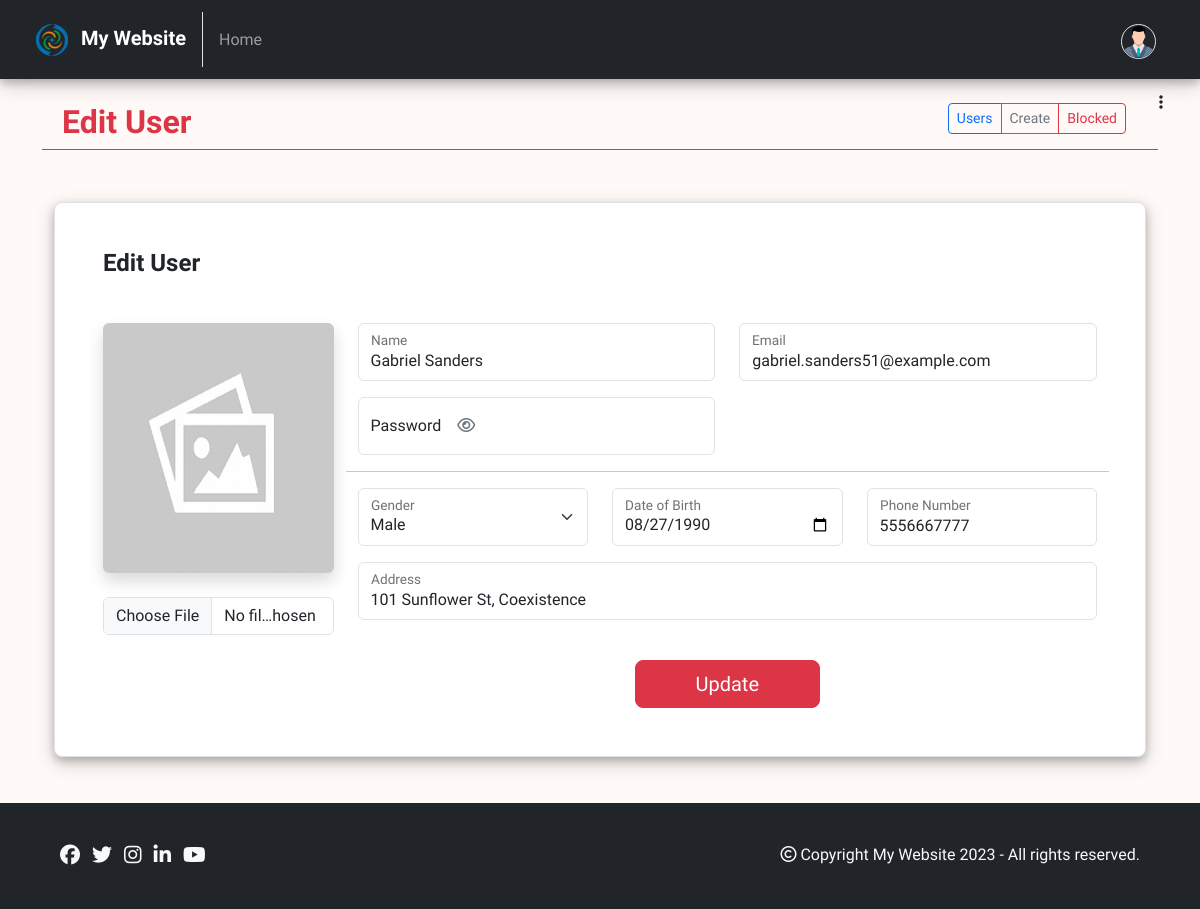
/admin/users/edit.php?id=51 (signed in), run on the app's committed database.
### tables this page shows
CREATE TABLE `users` (
  `id` int(11) NOT NULL,
  `name` varchar(255) NOT NULL,
  `email` varchar(255) NOT NULL,
  `password` varchar(255) NOT NULL,
  `gender` char(1) DEFAULT NULL,
  `dob` date DEFAULT NULL,
  `phone` varchar(15) DEFAULT NULL,
  `address` varchar(255) DEFAULT NULL,
  `image` varchar(255) DEFAULT NULL,
  `role` char(1) NOT NULL DEFAULT 'u',
  `status` tinyint(1) NOT NULL DEFAULT 1,
  `created_at` datetime NOT NULL DEFAULT current_timestamp(),
  `updated_at` datetime NOT NULL DEFAULT current_timestamp()
);

### admin/users/variables.php (called while the page is built)
<?php
$singular = "user";
$plural = "users";
?>

### logics/db.php (called while the page is built, shortened)
<?php
class db
{
	private $dbHost = "localhost";
	private $dbUser = "root";
	private $dbPassword = "";
	private $dbName = "php_basic_crud_db";
	private $mysqli = "";
	private $conn = false;
	public function __construct()
	{
		if(!$this->conn)
		{
			$this->mysqli = new mysqli($this->dbHost, $this->dbUser, $this->dbPassword, $this->dbName);
			$this->conn = true;
		}
		else
		{
			return true;
		}
	}
	public function dynamicallyBindParameters($query, $params)
	{
		$types = '';
	        foreach($params as $param)
	        {
	            if(is_int($param))
	            {	$types .= 'i';	}
	            elseif (is_float($param))
	            {	$types .= 'd';	}
	            elseif (is_string($param))
	            {   $types .= 's';	}
	            else
	            {   $types .= 'b';	}
	        }
	        $bind_names[] = $types;
	        for ($i=0; $i<count($params);$i++)
	        {
	            $bind_name = 'bind' . $i;
	            $bind_names[] = &$$bind_name;
	        }
	        return $bind_names;
	}
	public function executeSQL($query, $params, $select = false)
	{
	    if (!empty($params))
	    {
	        $bind_names = $this->dynamicallyBindParameters($query, $params);
			$query = $this->mysqli->prepare($query);
	        call_user_func_array(array($query,'bind_param'), $bind_names);
	        $query->execute();
	        if($select)
	        {
	        	$result = $query->get_result()->fetch_all(MYSQLI_ASSOC);
	    	}
	    }
	    return $result;
	}
}
?>

### admin/includes/header.php (called while the page is built, shortened)
<?php
include('../../logics/db.php');
$obj = new db();
include('variables.php');
?>

### admin/users/edit.php (the view, shortened to what this page needs)
<?php
include('../includes/header.php');
$id = $_GET['id'];
$paramList = [$id];
$sql = "SELECT * FROM $plural WHERE id = ? AND status != 0 AND role != 'a'";
$result = $obj->executeSQL($sql, $paramList, true);
if($result == '' || empty($result))
{
    $_SESSION['error'] = "Something went wrong.";
    header('location: index.php'); die();
}
else
{
    $row = $result[0];
}
?>
<!DOCTYPE html>
<html lang="en">
<head>
    <?php include('../includes/head-contents.php'); ?>
</head>
<body>
    <?php include('../includes/admin-navbar.php'); ?>
    <?php include('../includes/admin-sidebar.php'); ?>
    <div class="container my-4">
        <div class="row px-2">
            <div class="col-6">
                <h2 class="text-danger fw-bold">Edit <?php echo ucwords($singular); ?></h2>
            </div>
            <div class="col-6 text-end">
                <div class="btn-group" role="group" aria-label="Basic outlined example">
                    <a href="index.php" type="button" class="btn btn-sm btn-outline-primary"><?php echo ucwords($plural); ?></a>
                    <a href="create.php" type="button" class="btn btn-sm btn-outline-secondary">Create</a>
                    <a href="blocked.php" type="button" class="btn btn-sm btn-outline-danger">Blocked</a>
                </div>
            </div>
        </div>
        <hr class="text-danger opacity-100 my-0">
    </div>
    <div class="container my-5 px-4 py-1">
        <form class="p-4 p-md-5 border rounded-3 bg-white box needs-validation" onsubmit="return validateForm()" novalidate action="update.php" method="POST" enctype="multipart/form-data">
            <h4 class="fw-bold lh-1 mb-5">Edit <?php echo ucwords($singular); ?></h4>
            <div class="row">
                <div class="col-md-3 text-center">
                    <?php
                        if($row['image'] != '')
                        {
                            $img = "../uploads/$plural/" . $row['image'];
                        }
                        else
                        {
                            $img = "../../images/placeholder.png";
                        }
                    ?>
                    <img src="<?php echo $img; ?>" class="img img-fluid shadow rounded mb-4 entityImage" id="img">
                    <input type="file" name="img" accept="image/x-png,image/jpeg" id="imageUpload" class="form-control mb-3">
                </div>
                <div class="col-md-9">
                    <div class="row">
                        <div class="col-md-6">
                            <div class="form-floating mb-3">
                                <input type="name" class="form-control" name="name" value="<?php echo $row['name'] ?>" placeholder="John Doe">
                                <label>Name</label>
                            </div>
                        </div>
                        <div class="col-md-6">
                            <div class="form-floating mb-3">
                                <input type="email" class="form-control" name="email" value="<?php echo $row['email'] ?>" placeholder="name@example.com" required>
                                <label>Email</label>
                            </div>
                        </div>
                        <div class="col-md-6">
                            <div class="form-floating mb-3">
                                <input type="password" class="form-control" id="floatingPassword" name="password" placeholder="Password">
                                <label class="w-100">Password<i class="fa-regular text-secondary fa-eye eyeButton ms-3" id="eyeButton" onclick="togglePassword();"></i></label>
                            </div>
                        </div>
                        <hr>
                        <div class="col-md-4">
                            <div class="form-floating mb-3">
                                <select class="form-select" name="gender">
                                    <option value="m" <?php echo ($row['gender'] == 'm') ? "selected" : "" ?>>Male</option>
                                </select>
                                <label>Gender</label>
                            </div>
                        </div>
                        <div class="col-md-4">
                            <div class="form-floating mb-3">
                                <input type="date" class="form-control" onclick="setDefaultDoB(this)" name="dob" value="<?php echo $row['dob'] ?>" placeholder="Date of Birth">
                                <label>Date of Birth</label>
                            </div>
                        </div>
                        <div class="col-md-4">
                            <div class="form-floating mb-3">
                                <input type="tel" class="form-control" name="phone" value="<?php echo $row['phone'] ?>" placeholder="Phone Number">
                                <label>Phone Number</label>
                            </div>
                        </div>
                        <div class="col-md-12">
                            <div class="form-floating mb-3">
                                <input type="address" class="form-control" name="address" value="<?php echo $row['address'] ?>" placeholder="Address">
                                <label>Address</label>
                            </div>
                        </div>
                        <div class="col-md-12">
                            <input type="submit" class="w-25 mx-auto d-block btn btn-lg btn-danger mt-4" name="submit" value="Update">
                        </div>
                    </div>
                </div>
            </div>
        </form>
    </div>
    <?php include('../../includes/footer.php'); ?>
</body>
</html>

### css/style.css (style rules this page uses)
* { font-family: 'Cabin', Helvetica, sans-serif; }
body { min-height: 100vh; position: relative; margin: 0; padding-bottom: 100px; box-sizing: border-box; background-color: #FFFAF8; }
.box { box-shadow: 0 4px 8px 0 rgba(0, 0, 0, 0.2), 0 6px 20px 0 rgba(0, 0, 0, 0.19); }
.eyeButton { pointer-events: auto !important; cursor: pointer; }
.entityImage { width: 250px; height: 250px; }

### data on the page
users: name "Gabriel Sanders", email "gabriel.sanders51@example.com", gender "Male", dob "08/27/1990", phone "5556667777", address "101 Sunflower St, Coexistence"

### other printed values
WEBSITE_NAME "My Website"
$singular "User"
$plural "Users"
